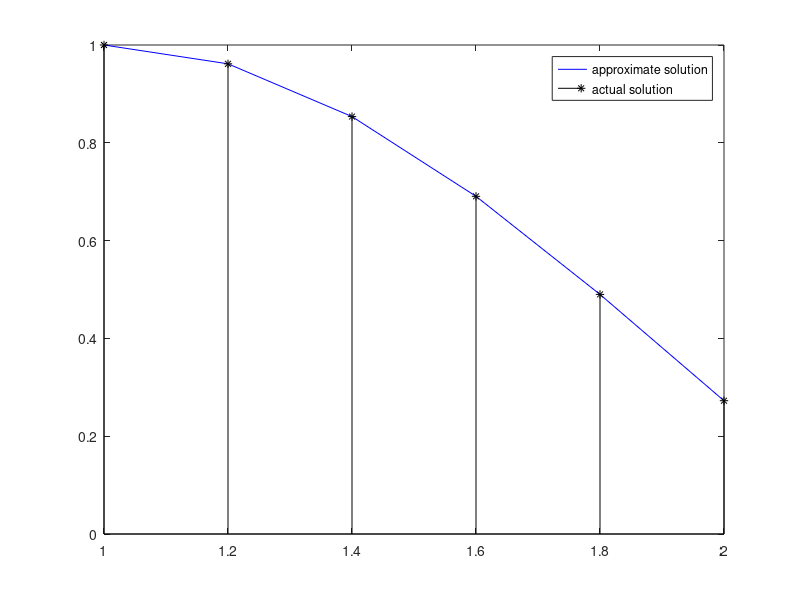

Recreate this plot in MATLAB.
% Use the RK (direct) method for the system to approximate the solution of
% the following second order differential equation and compare the result
% to the actual solution.
%
% t^2*y'' - 2*t*y' + 2*y = t^3*ln(t),   1 <= t <= 2,
% y(1) = 1,  y'(1) = 0,  with h = 0.2
%
% Actual solution:
% y(t) = (7/4)*t + (1/2)*t^3*ln(t) - (3/4)*t^3

function rk4
clc
clf
clear all
a=1;
b=2;
h=0.2;
n=(b-a)/h;
t=linspace(a,b,n+1);
alpha=1;
alpha1=0;
y(1)=alpha;
y1(1)=alpha1;
for i=1:n
    k1=h*f(t(i),y(i),y1(i));
    k2=h*f(t(i)+h/2,y(i)+y1(i)*h/2+h*k1/8,y1(i)+k1/2);
    k3=h*f(t(i)+h/2,y(i)+y1(i)*h/2+h*k1/8,y1(i)+k2/2);
    k4=h*f(t(i)+h,y(i)+y1(i)*h+h*k3/2,y1(i)+k3);
    y(i+1)=y(i)+h*(y1(i)+(k1+k2+k3)/6);
    y1(i+1)=y1(i)+(k1+2*k2+2*k3+k4)/6;
end
plot(t,y,'-b')
hold on
ey=7/4*t+1/2*t.^3.*log(t)-3/4*t.^3;
stem(t,ey,'*k')
hold off
legend('approximate solution','actual solution');
fprintf(' t approximate exact error \n');
for i=1:n+1
    fprintf(' %11.5f %11.5f %11.5f %11.5f \n',t(i),y(i),ey(i),abs(ey(i)-y(i)));
end
function z=f(t,y,y1)
z=(2/t)*y1-(2/(t^2))*y+t*log(t);
